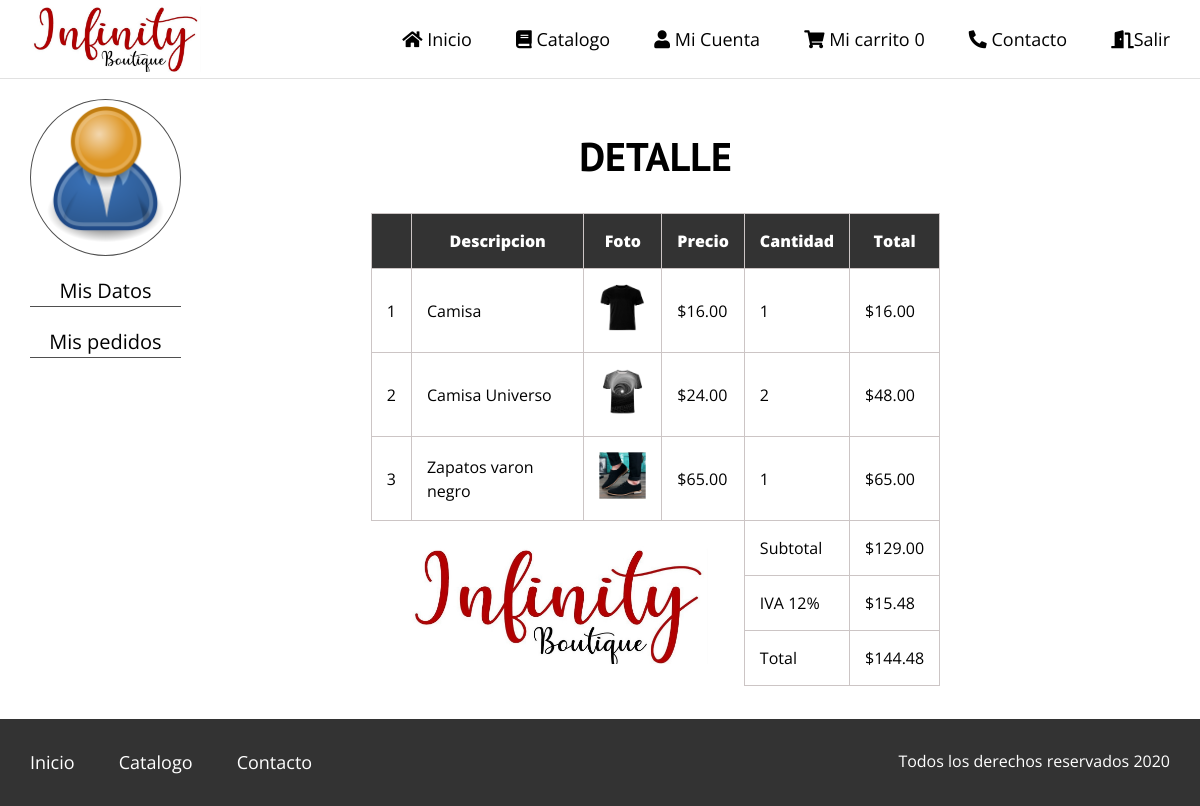
/Infinitylog/cuenta/detalle.php?id=1, run on the app's committed database.
### tables this page shows
CREATE TABLE `detalle_pedido` (
  `detalle_id` int(20) NOT NULL,
  `detalle_factura_id` int(11) NOT NULL,
  `detalle_producto_id` int(11) NOT NULL,
  `detalle_cantidad` int(11) NOT NULL,
  `detalle_total` decimal(10,2) NOT NULL
);

CREATE TABLE `producto` (
  `producto_id` int(11) NOT NULL,
  `producto_descripcion` varchar(200) NOT NULL,
  `producto_color` varchar(50) NOT NULL,
  `producto_talla` varchar(10) NOT NULL,
  `producto_marca` varchar(50) NOT NULL,
  `producto_precio` decimal(10,2) NOT NULL,
  `producto_categoria_id` int(10) NOT NULL,
  `producto_foto` varchar(200) DEFAULT NULL
);

CREATE TABLE `factura` (
  `factura_id` int(20) NOT NULL,
  `factura_cliente_id` int(11) NOT NULL,
  `factura_fehca` date NOT NULL,
  `factura_subtotal` decimal(10,2) NOT NULL,
  `factura_iva` decimal(10,2) NOT NULL,
  `factura_total` decimal(10,2) NOT NULL
);

### Infinitylog/funciones.php (called while the page is built, shortened)
<?php
    function cantidad_producto(){
        $total = 0;
        return $total;
    }
?>

### src/Detalle_factura.php (called while the page is built, shortened)
<?php
    class Detalle_factura{
        private $cn=null;
        public function __construct()
        {
            $this->config=parse_ini_file(__DIR__.'/../config.ini');
            $this->cn = new \PDO($this->config['dns'], $this->config['usuario'], $this->config['clave'],array(
                \PDO::MYSQL_ATTR_INIT_COMMAND => 'SET NAMES utf8'
            ));
        }
        public function mostrar_por_factura($id){
            $sql = "SELECT factura_total, factura_iva, factura_subtotal, producto_descripcion, producto_foto, producto_precio, detalle_cantidad, detalle_total
            FROM detalle_pedido
            INNER JOIN producto ON producto_id=detalle_producto_id
            INNER JOIN factura ON factura_id=detalle_factura_id
            where factura_id=:id";
            $resultado = $this->cn->prepare($sql);
            $_array = array(
                ":id" => $id
            );
            if($resultado->execute($_array))
                return $resultado->fetchAll();
            return false;
        }
    }

### Infinitylog/cuenta/detalle.php (the view, shortened to what this page needs)
<?php
    require '../funciones.php';
    $id=$_GET['id'];
?>
<!DOCTYPE html>
<html lang="en">
<head>
    <link rel="stylesheet" href="../../assets/css/normalize.css">
    <link rel="stylesheet" href="../../assets/css/styles.css">
    <link rel="stylesheet" href="../../assets/css/all.css">
</head>
<body>
    <header class="site-header">
        <div class="contenedor">
            <div class="barra">
                <a href="index.php">
                    <img src="../../assets/img/logo.jpg" alt="logo" title="Logo Infinity"  height="72">
                </a>
                <nav class="navegacion">
                    <a href="../index.php"><i class="fas fa-home"></i> Inicio</a>
                    <a href="../catalogo.php"><i class="fas fa-book"></i> Catalogo</a>
                    <a href="cuenta.php"><i class="fas fa-user"></i> Mi Cuenta</a>
                    <a href="../carrito.php"><i class="fas fa-shopping-cart"></i> Mi carrito <?php print cantidad_producto() ?></a>
                    <a href="../contacto.php"><i class="fas fa-phone-alt"></i> Contacto</a>
                    <a href="../../index.php"><i class="fas fa-door-open"></i>Salir</a>
                </nav>
            </div>
        </div>
    </header>
    <section class="contenedor wrapper">
        <div class="contenido-panel">
            <div class="usuario">
                <div class="imagen-usuario">
                    <a href=""><img src="../../assets/img/1200px-User_icon_2.svg.png" alt="Imagen usuario" title="Imagen Usuario"></a>
                </div>
                <nav class="navegacion-usuario">
                    <a href="cuenta.php">Mis Datos</a>
                    <a href="pedidos.php">Mis pedidos</a>
                </nav>
            </div>
            <div class="datos-panel">
                <h2 class="centrar-texto">DETALLE</h2>
                <div class="tabla">
                <table class="">
                        <tr>
                            <th><strong></strong></th>
                            <th><strong>Descripcion</strong></th>
                            <th><strong>Foto</strong></th>
                            <th><strong>Precio</strong></th>
                            <th><strong>Cantidad</strong></th>
                            <th><strong>Total</strong></th>
                        </tr>
                        <?php
                            $detalle= new infinity\Detalle_factura;
                            $info_detalle = $detalle->mostrar_por_factura($id);
                            $cantidad=count($info_detalle);
                            if($cantidad > 0){
                            for($x = 0; $x<$cantidad; $x++){
                                $item= $info_detalle[$x];
                        ?>
                        <tr>
                            <td><?php print($x+1);?></td>
                            <td><?php print($item['producto_descripcion']);?></td>
                            <td class="centrar-texto">
                                <?php $foto='../../upload/'.$item['producto_foto'];
                                    if(file_exists($foto)){
                                        ?>
                                        <img src="<?php print($foto) ?>" alt="" width="50">
                                <?php }
                                    else{?>
                                        SIN FOTO
                                <?php
                                    }
                                ?>
                            </td>
                            <td>$<?php print($item['producto_precio']);?></td>
                            <td><?php print($item['detalle_cantidad']);?></td>
                            <td>$<?php print($item['detalle_total']);?></td>
                        </tr>
                        <?php
                            }
                            }
                            else{
                        ?>
                            <tr>
                                <td colspan="6">NO HAY REGISTROS</td>
                            </tr>
                        <?php }?>
                        <tr>
                            <td style="border:none; text-align: center" colspan="4" rowspan="3"><img src="../../assets/img/logo.jpg" alt="" width="300"></td>
                            <td colspan="">Subtotal</td>
                            <td>$<?php print($item['factura_subtotal']);?></td>
                        </tr>
                        <tr>
                            <td colspan="">IVA 12%</td>
                            <td>$<?php print($item['factura_iva']);?></td>
                        </tr>
                        <tr>
                            <td colspan="">Total</td>
                            <td>$<?php print($item['factura_total']);?></td>
                        </tr>
                    </table>
                </div>
            </div>
        </div>
    </section>
    <footer class="site-footer seccion">
        <div class="contenedor contenedor-footer">
            <nav class="navegacion">
                <a href="../index.php">Inicio</a>
                <a href="../catalogo.php">Catalogo</a>
                <a href="../contacto.php">Contacto</a>
            </nav>
        <p class="copyright">Todos los derechos reservados 2020</p>
        </div>
    </footer>
</body>
</html>

### assets/css/styles.css (style rules this page uses)
html { font-size: 62.5%; box-sizing: border-box; }
*,*::before,*::after { box-sizing: inherit; }
body { font-family: 'Open Sans', sans-serif; font-size: 1.6rem; line-height: 1.5; }
.contenedor { max-width: 120rem; margin: 0 auto; width: 95%; }
h1, h2, h3, h4 { font-family: 'PT Sans', sans-serif; }
h2 { font-size: 4rem; line-height: 1.2; }
img { max-width: 100%; }
.centrar-texto { text-align: center; }
.wrapper { min-height: calc(100vh - 18rem); }
@media (min-width: 768px) { .barra { display: flex; justify-content: space-between; align-items: center; } }
.site-header { border-bottom: 1px solid #e1e1e1; }
.site-header a { color: black; text-decoration: none; }
.navegacion a { text-decoration: none; text-align: center; display: block; font-size: 1.8rem; }
@media (min-width: 768px) { .navegacion a { display: inline; margin-right: 4rem; } }
@media (min-width: 768px) { .navegacion a:last-of-type { margin:0; } }
.site-footer a { color: #ffffff; }
.site-footer { background-color: #333333; margin: 0; }
.copyright { margin: 0; color: #ffffff; }
.contenedor-footer { padding:3rem 0; display: flex; justify-content: space-between; }
.contenido-panel { display: flex; margin-top: 2rem; }
.usuario { flex: 0 0 calc(15% - 2rem); }
.imagen-usuario { border-radius: 50%; border: 1px solid #4f4f4f; }
.navegacion-usuario a { text-decoration: none; text-align: center; display: block; font-size: 2rem; color: black; margin: 2rem 0; border-bottom: 1px solid #4f4f4f; }
.datos-panel { flex: 0 0 calc(85% - 2rem); }
.tabla { display: flex; justify-content: center; margin-top: 3rem; margin-bottom: 3rem; }
table th, td { border: 1px solid #ccc5c5; padding: 1.5rem; }
table { border-collapse: collapse; width: 60%; }
table th { color: white; background-color: #333333; }

### assets/css/all.css (style rules this page uses)
.fa, .fas, .far, .fal, .fad, .fab { -moz-osx-font-smoothing: grayscale; -webkit-font-smoothing: antialiased; display: inline-block; font-style: normal; font-variant: normal; text-rendering: auto; line-height: 1; }
.fa-book:before { content: "\f02d"; }
.fa-door-open:before { content: "\f52b"; }
.fa-home:before { content: "\f015"; }
.fa-phone-alt:before { content: "\f879"; }
.fa-shopping-cart:before { content: "\f07a"; }
.fa-user:before { content: "\f007"; }
.fa, .fas { font-family: 'Font Awesome 5 Free'; font-weight: 900; }

### data on the page
detalle_pedido: detalle_producto.producto_descripcion "Camisa", detalle_producto.producto_foto (picture), detalle_producto.producto_precio "16.00", detalle_cantidad "1", detalle_total "16.00"
detalle_pedido: detalle_producto.producto_descripcion "Camisa Universo", detalle_producto.producto_foto (picture), detalle_producto.producto_precio "24.00", detalle_cantidad "2", detalle_total "48.00"
detalle_pedido: detalle_producto.producto_descripcion "Zapatos varon negro", detalle_producto.producto_foto (picture), detalle_producto.producto_precio "65.00", detalle_cantidad "1", detalle_total "65.00"
factura: factura_subtotal "129.00", factura_iva "15.48", factura_total "144.48"

### other printed values
cantidad_producto() "0"
